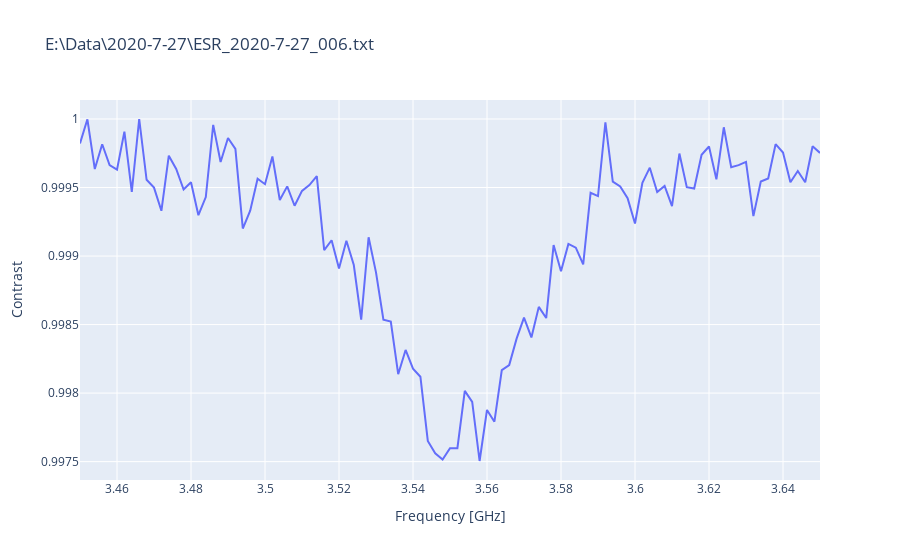

Notebook code cell kept with this figure:
### Markdown cell above
Fitting the last ESR Spectrum

### Code cell
date= '2020-7-27' # the date on which the data was collected
ESR_files= extractESRFiles(date, makePlots= False)
fit_file(ESR_files[-1],fit_function=gauss_fit);
